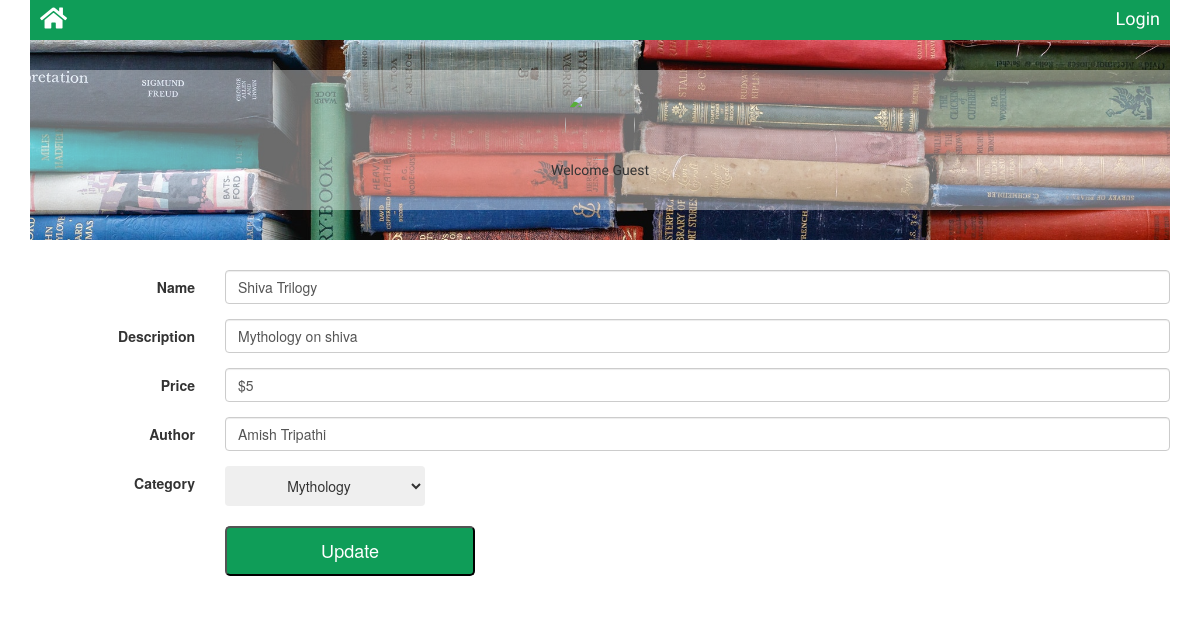
Page /book/18 on the committed database.
### database_setup.py (models this page shows, shortened)
class Books(Base):
    __tablename__ = 'books'
    id = Column(Integer, primary_key=True)
    name = Column(String(150), nullable=False)
    description = Column(String)
    author = Column(String)
    price = Column(String)
    category_id = Column(Integer, ForeignKey("book_category.id"))
    book_category = relationship(BookCategory)
    user_id = Column(Integer, ForeignKey("user.id"))
    user = relationship(User)
    created_at = Column(DateTime, default=datetime.datetime.utcnow)
    updated_at = Column(DateTime, default=datetime.datetime.utcnow,
                        onupdate=datetime.datetime.utcnow)

### Books.py (the view)
@app.route('/book/<int:book_id>', methods=['GET', 'POST'])
def editBook(book_id):
    categories = categories = session.query(BookCategory).all()
    book = session.query(Books).filter_by(id=book_id).one()
    category_name = (session.query(BookCategory)
                     .filter_by(id=book.category_id)
                     .one().name)
    if request.method == 'POST':
        categoryName = request.form['categoryName']
        category = (session.query(BookCategory)
                    .filter_by(name=categoryName)
                    .one())
        book.name = request.form['name']
        book.description = request.form['description']
        book.author = request.form['author']
        book.price = request.form['price']
        book.category_id = category.id
        return redirect(url_for('bookDetails', category_id=category.id,
                                book_id=book.id, login_session=login_session))
    else:
        return render_template('edit_book.html', book=book,
                               categories=categories,
                               category_name=category_name,
                               login_session=login_session)

### templates/edit_book.html (shortened to what this page needs)
<!DOCTYPE>
<html>
<head>
    <link rel=stylesheet type=text/css href="{{url_for('static',filename='css/edit_book.css')}}">
</head>
<body>
    {% extends "main.html" %}
    {% block content %}
    <header>
        {% include "header.html" %}
    </header>
    <div class="content-wrapper">
        <div class="content">
            <form class="form-horizontal" action="{{url_for('editBook',book_id = book.id)}}" method='post'>
                <div class="form-group">
                    <label for="name" class="col-sm-2 control-label">Name</label>
                    <div class="col-sm-10">
                        <input type="text" name='name' class="form-control" id="name" value='{{book.name}}'>
                    </div>
                </div>
                <div class="form-group">
                    <label for="description" class="col-sm-2 control-label">Description</label>
                    <div class="col-sm-10">
                        <input name='description' type="text" class="form-control" id="description"
                            value='{{book.description}}'>
                    </div>
                </div>
                <div class="form-group">
                    <label for="price" class="col-sm-2 control-label">Price</label>
                    <div class="col-sm-10">
                        <input name='price' type="text" class="form-control" id="author" value='{{book.price}}'>
                    </div>
                </div>
                <div class="form-group">
                    <label for="author" class="col-sm-2 control-label">Author</label>
                    <div class="col-sm-10">
                        <input name='author' type="text" class="form-control" id="author" value='{{book.author}}'>
                    </div>
                </div>
                <div class="form-group">
                    <label for="category" class="col-sm-2 control-label">Category</label>
                    <div class="col-sm-10">
                        <select class="btn btn-secondary dropdown-toggle category-dropdown" name="categoryName">
                            {% for c in categories %}
                            <option value="{{ c.name }}" SELECTED>{{ c.name }}</option>
                            {% endfor %}
                        </select>
                    </div>
                    <div class="col-sm-2"></div>
                    <div class="col-sm-10">
                        <button type="submit" class="update-btn">Update</button>
                    </div>
                </div>
            </form>
        </div>
    </div>
    {% endblock%}

### static/css/edit_book.css (style rules this page uses)
.content { margin-top:3rem; }
.category-dropdown { width: 200px; height: 40px; }
.update-btn { color: white; background-color: rgb(15,157,88);; padding: 1rem; width: 25rem; border-radius: 5px; font-size:large; margin-top:2rem; }

### static/css/global.css (style rules this page uses)
body { margin:0; box-sizing: border-box; }
button { font-family: 'Varela Round', sans-serif; }

### rows in the picture
Books: name "Shiva Trilogy", description "Mythology on shiva", price "$5", author "Amish Tripathi"

### other values in the picture
form field categoryName "Mythology"
